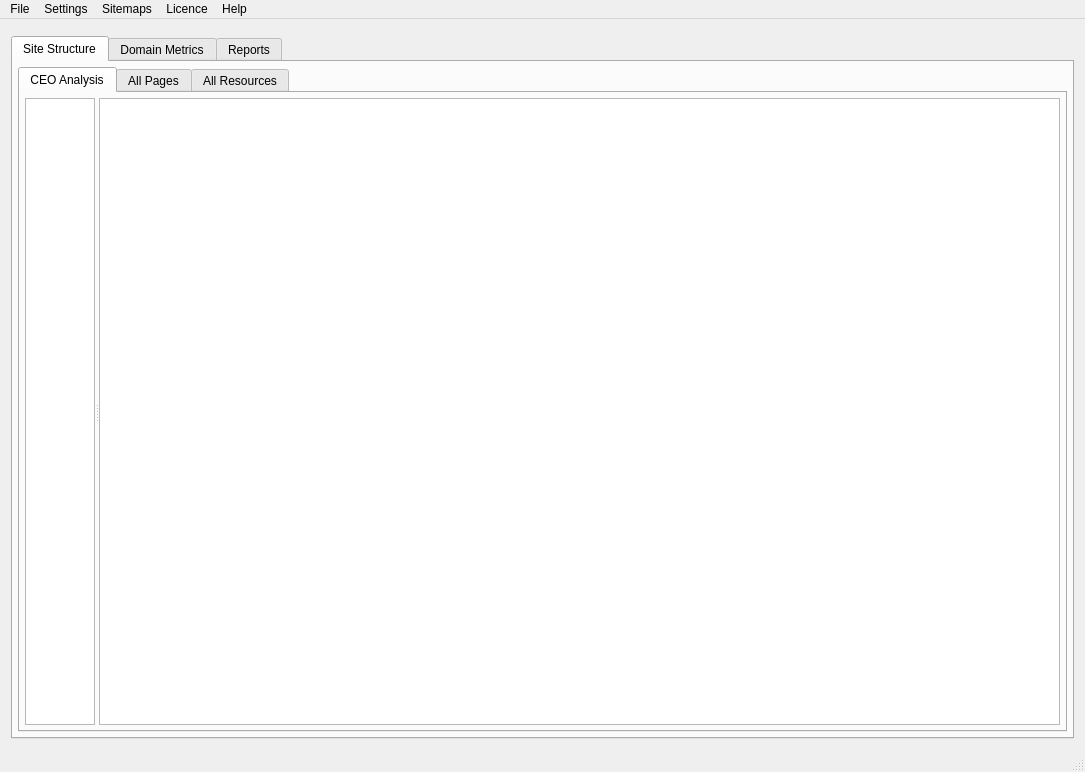
<?xml version="1.0" encoding="UTF-8"?>
<ui version="4.0">
 <class>MainFrameClass</class>
 <widget class="QMainWindow" name="MainFrameClass">
  <property name="geometry">
   <rect>
    <x>0</x>
    <y>0</y>
    <width>1085</width>
    <height>772</height>
   </rect>
  </property>
  <property name="windowTitle">
   <string>Quickie Web Bot</string>
  </property>
  <property name="windowIcon">
   <iconset resource="../rcc/main_frame.qrc">
    <normaloff>:/images/robot.ico</normaloff>:/images/robot.ico</iconset>
  </property>
  <property name="locale">
   <locale language="English" country="UnitedStates"/>
  </property>
  <widget class="QWidget" name="centralWidget">
   <layout class="QVBoxLayout" name="verticalLayout">
    <item>
     <widget class="QuickieWebBot::ControlPanelWidget" name="controlPanelWidget" native="true">
      <property name="minimumSize">
       <size>
        <width>0</width>
        <height>0</height>
       </size>
      </property>
      <property name="styleSheet">
       <string notr="true"/>
      </property>
     </widget>
    </item>
    <item>
     <widget class="QTabWidget" name="maintTabWidget">
      <property name="currentIndex">
       <number>0</number>
      </property>
      <widget class="QWidget" name="siteStructureTab">
       <attribute name="title">
        <string>Site Structure</string>
       </attribute>
       <layout class="QHBoxLayout" name="horizontalLayout">
        <property name="leftMargin">
         <number>5</number>
        </property>
        <property name="topMargin">
         <number>5</number>
        </property>
        <property name="rightMargin">
         <number>5</number>
        </property>
        <property name="bottomMargin">
         <number>5</number>
        </property>
        <item>
         <widget class="QTabWidget" name="siteStructureTabWidget">
          <property name="currentIndex">
           <number>0</number>
          </property>
          <widget class="QWidget" name="ceoAnalysisTab">
           <property name="sizePolicy">
            <sizepolicy hsizetype="Preferred" vsizetype="Maximum">
             <horstretch>0</horstretch>
             <verstretch>0</verstretch>
            </sizepolicy>
           </property>
           <attribute name="title">
            <string>CEO Analysis</string>
           </attribute>
           <layout class="QGridLayout" name="gridLayout_6">
            <property name="leftMargin">
             <number>5</number>
            </property>
            <property name="topMargin">
             <number>5</number>
            </property>
            <property name="rightMargin">
             <number>5</number>
            </property>
            <property name="bottomMargin">
             <number>5</number>
            </property>
            <property name="spacing">
             <number>0</number>
            </property>
            <item row="0" column="0">
             <layout class="QGridLayout" name="gridLayout_5">
              <item row="0" column="0">
               <widget class="QSplitter" name="splitter_2">
                <property name="orientation">
                 <enum>Qt::Horizontal</enum>
                </property>
                <widget class="QuickieWebBot::GridView" name="summaryGridView">
                 <property name="sizeAdjustPolicy">
                  <enum>QAbstractScrollArea::AdjustToContents</enum>
                 </property>
                 <property name="selectionMode">
                  <enum>QAbstractItemView::SingleSelection</enum>
                 </property>
                 <property name="showGrid">
                  <bool>false</bool>
                 </property>
                 <property name="gridStyle">
                  <enum>Qt::NoPen</enum>
                 </property>
                 <attribute name="horizontalHeaderVisible">
                  <bool>false</bool>
                 </attribute>
                 <attribute name="verticalHeaderVisible">
                  <bool>false</bool>
                 </attribute>
                </widget>
                <widget class="QuickieWebBot::GridView" name="summaryDetailsGridView"/>
               </widget>
              </item>
             </layout>
            </item>
           </layout>
           <zorder>splitter_2</zorder>
           <zorder>splitter_2</zorder>
           <zorder>gridLayoutWidget_2</zorder>
          </widget>
          <widget class="QWidget" name="allPagesTab">
           <attribute name="title">
            <string>All Pages</string>
           </attribute>
           <layout class="QGridLayout" name="gridLayout_4">
            <property name="leftMargin">
             <number>5</number>
            </property>
            <property name="topMargin">
             <number>5</number>
            </property>
            <property name="rightMargin">
             <number>5</number>
            </property>
            <property name="bottomMargin">
             <number>5</number>
            </property>
            <property name="spacing">
             <number>0</number>
            </property>
            <item row="0" column="0">
             <layout class="QGridLayout" name="gridLayout_3">
              <property name="spacing">
               <number>0</number>
              </property>
              <item row="0" column="0">
               <widget class="QuickieWebBot::GridView" name="crawlingGridView">
                <attribute name="verticalHeaderVisible">
                 <bool>false</bool>
                </attribute>
               </widget>
              </item>
             </layout>
            </item>
           </layout>
           <zorder>splitter_2</zorder>
           <zorder>splitter</zorder>
           <zorder>horizontalLayoutWidget</zorder>
           <zorder>gridLayoutWidget</zorder>
          </widget>
          <widget class="QWidget" name="allResourcesTab">
           <attribute name="title">
            <string>All Resources</string>
           </attribute>
           <layout class="QGridLayout" name="gridLayout_10">
            <item row="0" column="0">
             <layout class="QGridLayout" name="gridLayout_7"/>
            </item>
           </layout>
          </widget>
         </widget>
        </item>
       </layout>
      </widget>
      <widget class="QWidget" name="domainMetricsTab">
       <attribute name="title">
        <string>Domain Metrics</string>
       </attribute>
       <layout class="QGridLayout" name="gridLayout_11">
        <item row="0" column="0">
         <layout class="QGridLayout" name="gridLayout_8"/>
        </item>
       </layout>
      </widget>
      <widget class="QWidget" name="reportsTab">
       <attribute name="title">
        <string>Reports</string>
       </attribute>
       <layout class="QGridLayout" name="gridLayout_12">
        <item row="0" column="0">
         <layout class="QGridLayout" name="gridLayout_9"/>
        </item>
       </layout>
      </widget>
     </widget>
    </item>
   </layout>
  </widget>
  <widget class="QStatusBar" name="statusBar"/>
  <widget class="QMenuBar" name="menuBar">
   <property name="geometry">
    <rect>
     <x>0</x>
     <y>0</y>
     <width>1085</width>
     <height>21</height>
    </rect>
   </property>
   <widget class="QMenu" name="menuFile">
    <property name="title">
     <string>File</string>
    </property>
    <addaction name="actionOpen"/>
    <addaction name="actionOpenRecent"/>
    <addaction name="separator"/>
    <addaction name="actionSave"/>
    <addaction name="actionSaveAs"/>
    <addaction name="separator"/>
    <addaction name="actionExit"/>
   </widget>
   <widget class="QMenu" name="menuLicence">
    <property name="title">
     <string>Licence</string>
    </property>
    <addaction name="actionBuyALicence"/>
    <addaction name="actionEnterLicence"/>
   </widget>
   <widget class="QMenu" name="menuHelp">
    <property name="title">
     <string>Help</string>
    </property>
    <addaction name="actionOnline_User_Guide"/>
    <addaction name="separator"/>
    <addaction name="actionQuickieWebBot_Home_Page"/>
    <addaction name="separator"/>
    <addaction name="actionAbout"/>
   </widget>
   <widget class="QMenu" name="menuSitemaps">
    <property name="title">
     <string>Sitemaps</string>
    </property>
    <addaction name="actionCreateXmlSitemap"/>
    <addaction name="actionCreateImageSitemap"/>
   </widget>
   <widget class="QMenu" name="menuSettings">
    <property name="title">
     <string>Settings</string>
    </property>
    <addaction name="actionSpiderSettings"/>
    <addaction name="actionSpeedSettings"/>
    <addaction name="separator"/>
    <addaction name="actionHttpHeaderSettings"/>
    <addaction name="actionProxy"/>
   </widget>
   <addaction name="menuFile"/>
   <addaction name="menuSettings"/>
   <addaction name="menuSitemaps"/>
   <addaction name="menuLicence"/>
   <addaction name="menuHelp"/>
  </widget>
  <action name="action">
   <property name="text">
    <string>Сохранить</string>
   </property>
  </action>
  <action name="action_2">
   <property name="text">
    <string>Сохранить как</string>
   </property>
  </action>
  <action name="actionOpen">
   <property name="icon">
    <iconset resource="../rcc/main_frame.qrc">
     <normaloff>:/images/open-file-icon.png</normaloff>:/images/open-file-icon.png</iconset>
   </property>
   <property name="text">
    <string>Open</string>
   </property>
  </action>
  <action name="actionOpenRecent">
   <property name="icon">
    <iconset resource="../rcc/main_frame.qrc">
     <normaloff>:/images/actions-document-open-recent-icon.png</normaloff>:/images/actions-document-open-recent-icon.png</iconset>
   </property>
   <property name="text">
    <string>Open Recent</string>
   </property>
  </action>
  <action name="actionSave">
   <property name="icon">
    <iconset resource="../rcc/main_frame.qrc">
     <normaloff>:/images/save-icon.png</normaloff>:/images/save-icon.png</iconset>
   </property>
   <property name="text">
    <string>Save</string>
   </property>
  </action>
  <action name="actionSaveAs">
   <property name="icon">
    <iconset resource="../rcc/main_frame.qrc">
     <normaloff>:/images/save-as-icon.png</normaloff>:/images/save-as-icon.png</iconset>
   </property>
   <property name="text">
    <string>Save As...</string>
   </property>
  </action>
  <action name="actionBuyALicence">
   <property name="text">
    <string>Buy A Licence</string>
   </property>
  </action>
  <action name="actionEnterLicence">
   <property name="text">
    <string>Enter Licence...</string>
   </property>
  </action>
  <action name="actionCreateXmlSitemap">
   <property name="text">
    <string>Create XML Sitemap</string>
   </property>
  </action>
  <action name="actionCreateImageSitemap">
   <property name="text">
    <string>Create Image Sitemap</string>
   </property>
  </action>
  <action name="actionExit">
   <property name="text">
    <string>Exit</string>
   </property>
  </action>
  <action name="actionSpiderSettings">
   <property name="icon">
    <iconset resource="../rcc/main_frame.qrc">
     <normaloff>:/images/spider-icon.png</normaloff>:/images/spider-icon.png</iconset>
   </property>
   <property name="text">
    <string>Spider Settings</string>
   </property>
  </action>
  <action name="actionSpeedSettings">
   <property name="icon">
    <iconset resource="../rcc/main_frame.qrc">
     <normaloff>:/images/cpu-icon.png</normaloff>:/images/cpu-icon.png</iconset>
   </property>
   <property name="text">
    <string>Speed Settings</string>
   </property>
  </action>
  <action name="actionHttpHeaderSettings">
   <property name="text">
    <string>HTTP Header Settings</string>
   </property>
  </action>
  <action name="actionProxy">
   <property name="text">
    <string>Proxy Settings</string>
   </property>
  </action>
  <action name="actionOnline_User_Guide">
   <property name="text">
    <string>Online User Guide</string>
   </property>
  </action>
  <action name="actionQuickieWebBot_Home_Page">
   <property name="text">
    <string>Quickie Web Bot Home Page</string>
   </property>
  </action>
  <action name="actionAbout">
   <property name="text">
    <string>About</string>
   </property>
  </action>
 </widget>
 <layoutdefault spacing="6" margin="11"/>
 <customwidgets>
  <customwidget>
   <class>QuickieWebBot::GridView</class>
   <extends>QTableView</extends>
   <header location="global">grid_view.h</header>
  </customwidget>
  <customwidget>
   <class>QuickieWebBot::ControlPanelWidget</class>
   <extends>QWidget</extends>
   <header>control_panel_widget.h</header>
   <container>1</container>
  </customwidget>
 </customwidgets>
 <resources>
  <include location="../rcc/main_frame.qrc"/>
 </resources>
 <connections>
  <connection>
   <sender>actionExit</sender>
   <signal>triggered()</signal>
   <receiver>MainFrameClass</receiver>
   <slot>close()</slot>
   <hints>
    <hint type="sourcelabel">
     <x>-1</x>
     <y>-1</y>
    </hint>
    <hint type="destinationlabel">
     <x>526</x>
     <y>385</y>
    </hint>
   </hints>
  </connection>
 </connections>
</ui>
